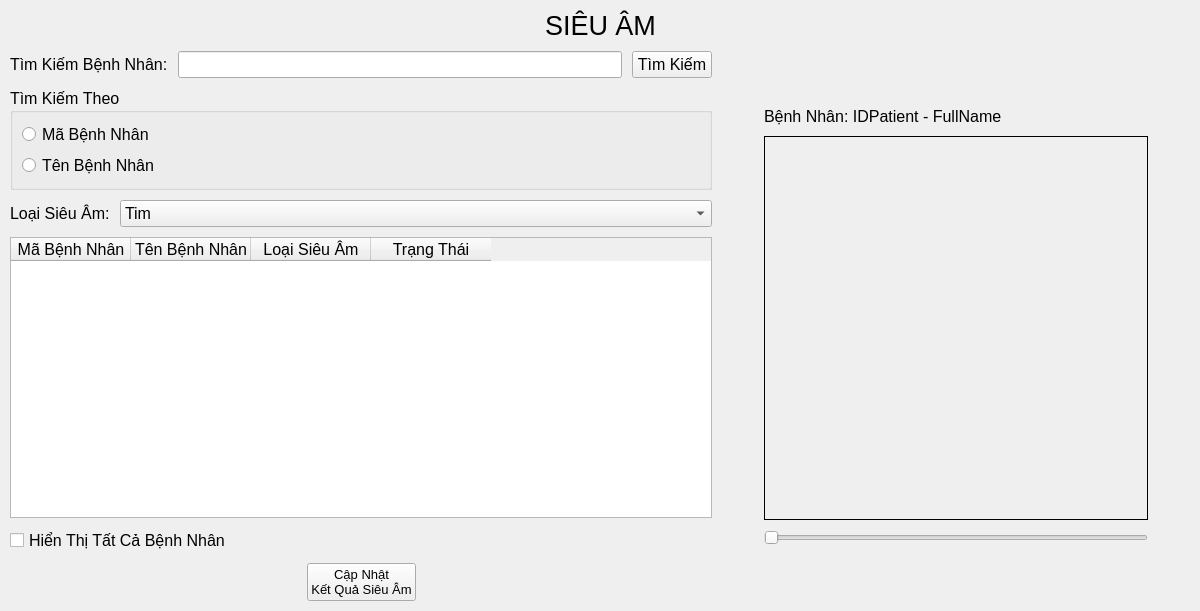
<?xml version="1.0" encoding="UTF-8"?>
<ui version="4.0">
 <class>UltraSonic</class>
 <widget class="QFrame" name="UltraSonic">
  <property name="geometry">
   <rect>
    <x>0</x>
    <y>0</y>
    <width>1200</width>
    <height>611</height>
   </rect>
  </property>
  <property name="font">
   <font>
    <pointsize>12</pointsize>
   </font>
  </property>
  <property name="windowTitle">
   <string>Frame</string>
  </property>
  <layout class="QVBoxLayout" name="verticalLayout_5" stretch="0,9">
   <property name="spacing">
    <number>10</number>
   </property>
   <property name="leftMargin">
    <number>10</number>
   </property>
   <property name="topMargin">
    <number>10</number>
   </property>
   <property name="rightMargin">
    <number>10</number>
   </property>
   <property name="bottomMargin">
    <number>10</number>
   </property>
   <item>
    <layout class="QHBoxLayout" name="horizontalLayout">
     <item>
      <spacer name="horizontalSpacer">
       <property name="orientation">
        <enum>Qt::Horizontal</enum>
       </property>
       <property name="sizeHint" stdset="0">
        <size>
         <width>40</width>
         <height>20</height>
        </size>
       </property>
      </spacer>
     </item>
     <item>
      <widget class="QLabel" name="label">
       <property name="font">
        <font>
         <pointsize>20</pointsize>
        </font>
       </property>
       <property name="text">
        <string>SIÊU ÂM</string>
       </property>
      </widget>
     </item>
     <item>
      <spacer name="horizontalSpacer_2">
       <property name="orientation">
        <enum>Qt::Horizontal</enum>
       </property>
       <property name="sizeHint" stdset="0">
        <size>
         <width>40</width>
         <height>20</height>
        </size>
       </property>
      </spacer>
     </item>
    </layout>
   </item>
   <item>
    <layout class="QHBoxLayout" name="horizontalLayout_6" stretch="3,2">
     <item>
      <layout class="QVBoxLayout" name="verticalLayout_2" stretch="0,1,0,7,0,0">
       <property name="spacing">
        <number>10</number>
       </property>
       <property name="sizeConstraint">
        <enum>QLayout::SetDefaultConstraint</enum>
       </property>
       <property name="leftMargin">
        <number>0</number>
       </property>
       <property name="topMargin">
        <number>0</number>
       </property>
       <property name="rightMargin">
        <number>0</number>
       </property>
       <property name="bottomMargin">
        <number>0</number>
       </property>
       <item>
        <layout class="QHBoxLayout" name="horizontalLayout_2">
         <item>
          <widget class="QLabel" name="label_5">
           <property name="font">
            <font>
             <pointsize>12</pointsize>
            </font>
           </property>
           <property name="text">
            <string>Tìm Kiếm Bệnh Nhân:</string>
           </property>
          </widget>
         </item>
         <item>
          <widget class="QLineEdit" name="txtSearch">
           <property name="font">
            <font>
             <pointsize>12</pointsize>
            </font>
           </property>
          </widget>
         </item>
         <item>
          <widget class="QPushButton" name="btSearch">
           <property name="font">
            <font>
             <pointsize>12</pointsize>
            </font>
           </property>
           <property name="cursor">
            <cursorShape>PointingHandCursor</cursorShape>
           </property>
           <property name="text">
            <string>Tìm Kiếm</string>
           </property>
          </widget>
         </item>
        </layout>
       </item>
       <item>
        <widget class="QGroupBox" name="groupBox">
         <property name="font">
          <font>
           <pointsize>12</pointsize>
           <kerning>false</kerning>
          </font>
         </property>
         <property name="title">
          <string>Tìm Kiếm Theo</string>
         </property>
         <layout class="QVBoxLayout" name="verticalLayout">
          <item>
           <widget class="QRadioButton" name="radioBTIDPatient">
            <property name="font">
             <font>
              <pointsize>12</pointsize>
              <strikeout>false</strikeout>
              <kerning>false</kerning>
             </font>
            </property>
            <property name="text">
             <string>Mã Bệnh Nhân</string>
            </property>
           </widget>
          </item>
          <item>
           <widget class="QRadioButton" name="radioBTFullName">
            <property name="font">
             <font>
              <pointsize>12</pointsize>
             </font>
            </property>
            <property name="text">
             <string>Tên Bệnh Nhân</string>
            </property>
           </widget>
          </item>
         </layout>
        </widget>
       </item>
       <item>
        <layout class="QHBoxLayout" name="horizontalLayout_3" stretch="0,3">
         <item>
          <widget class="QLabel" name="label_4">
           <property name="font">
            <font>
             <pointsize>12</pointsize>
            </font>
           </property>
           <property name="text">
            <string>Loại Siêu Âm:</string>
           </property>
          </widget>
         </item>
         <item>
          <widget class="QComboBox" name="comboTypeUltraSonic">
           <property name="font">
            <font>
             <pointsize>12</pointsize>
            </font>
           </property>
           <item>
            <property name="text">
             <string>Tim</string>
            </property>
           </item>
           <item>
            <property name="text">
             <string>Thai Nhi</string>
            </property>
           </item>
           <item>
            <property name="text">
             <string>Gan Mật</string>
            </property>
           </item>
          </widget>
         </item>
        </layout>
       </item>
       <item>
        <widget class="QTableWidget" name="dataTabPatient">
         <property name="font">
          <font>
           <family>MS Shell Dlg 2</family>
           <pointsize>12</pointsize>
          </font>
         </property>
         <property name="sizeAdjustPolicy">
          <enum>QAbstractScrollArea::AdjustToContents</enum>
         </property>
         <attribute name="horizontalHeaderDefaultSectionSize">
          <number>120</number>
         </attribute>
         <column>
          <property name="text">
           <string>Mã Bệnh Nhân</string>
          </property>
         </column>
         <column>
          <property name="text">
           <string>Tên Bệnh Nhân</string>
          </property>
         </column>
         <column>
          <property name="text">
           <string>Loại Siêu Âm</string>
          </property>
         </column>
         <column>
          <property name="text">
           <string>Trạng Thái</string>
          </property>
         </column>
        </widget>
       </item>
       <item>
        <widget class="QCheckBox" name="checkAllPatient">
         <property name="font">
          <font>
           <pointsize>12</pointsize>
          </font>
         </property>
         <property name="text">
          <string>Hiển Thị Tất Cả Bệnh Nhân</string>
         </property>
        </widget>
       </item>
       <item>
        <layout class="QHBoxLayout" name="horizontalLayout_4">
         <item>
          <spacer name="horizontalSpacer_3">
           <property name="orientation">
            <enum>Qt::Horizontal</enum>
           </property>
           <property name="sizeHint" stdset="0">
            <size>
             <width>40</width>
             <height>20</height>
            </size>
           </property>
          </spacer>
         </item>
         <item>
          <widget class="QPushButton" name="btUpload">
           <property name="font">
            <font>
             <pointsize>10</pointsize>
            </font>
           </property>
           <property name="cursor">
            <cursorShape>PointingHandCursor</cursorShape>
           </property>
           <property name="text">
            <string>Cập Nhật
Kết Quả Siêu Âm</string>
           </property>
          </widget>
         </item>
         <item>
          <spacer name="horizontalSpacer_4">
           <property name="orientation">
            <enum>Qt::Horizontal</enum>
           </property>
           <property name="sizeHint" stdset="0">
            <size>
             <width>40</width>
             <height>20</height>
            </size>
           </property>
          </spacer>
         </item>
        </layout>
       </item>
      </layout>
     </item>
     <item>
      <layout class="QHBoxLayout" name="horizontalLayout_5">
       <item>
        <spacer name="horizontalSpacer_5">
         <property name="orientation">
          <enum>Qt::Horizontal</enum>
         </property>
         <property name="sizeHint" stdset="0">
          <size>
           <width>40</width>
           <height>20</height>
          </size>
         </property>
        </spacer>
       </item>
       <item>
        <layout class="QVBoxLayout" name="verticalLayout_4">
         <property name="leftMargin">
          <number>10</number>
         </property>
         <property name="topMargin">
          <number>10</number>
         </property>
         <property name="rightMargin">
          <number>10</number>
         </property>
         <property name="bottomMargin">
          <number>10</number>
         </property>
         <item>
          <spacer name="verticalSpacer">
           <property name="orientation">
            <enum>Qt::Vertical</enum>
           </property>
           <property name="sizeHint" stdset="0">
            <size>
             <width>20</width>
             <height>18</height>
            </size>
           </property>
          </spacer>
         </item>
         <item>
          <layout class="QVBoxLayout" name="verticalLayout_3">
           <item>
            <widget class="QLabel" name="lbPatient">
             <property name="font">
              <font>
               <pointsize>12</pointsize>
              </font>
             </property>
             <property name="text">
              <string>Bệnh Nhân: IDPatient - FullName</string>
             </property>
            </widget>
           </item>
           <item>
            <widget class="QLabel" name="lbUltraSonicImg">
             <property name="minimumSize">
              <size>
               <width>384</width>
               <height>384</height>
              </size>
             </property>
             <property name="maximumSize">
              <size>
               <width>384</width>
               <height>384</height>
              </size>
             </property>
             <property name="frameShape">
              <enum>QFrame::Box</enum>
             </property>
             <property name="text">
              <string/>
             </property>
            </widget>
           </item>
           <item>
            <widget class="QSlider" name="hSlider">
             <property name="minimumSize">
              <size>
               <width>384</width>
               <height>0</height>
              </size>
             </property>
             <property name="maximumSize">
              <size>
               <width>384</width>
               <height>16777215</height>
              </size>
             </property>
             <property name="minimum">
              <number>1</number>
             </property>
             <property name="orientation">
              <enum>Qt::Horizontal</enum>
             </property>
            </widget>
           </item>
          </layout>
         </item>
         <item>
          <spacer name="verticalSpacer_2">
           <property name="orientation">
            <enum>Qt::Vertical</enum>
           </property>
           <property name="sizeHint" stdset="0">
            <size>
             <width>20</width>
             <height>40</height>
            </size>
           </property>
          </spacer>
         </item>
        </layout>
       </item>
       <item>
        <spacer name="horizontalSpacer_6">
         <property name="orientation">
          <enum>Qt::Horizontal</enum>
         </property>
         <property name="sizeHint" stdset="0">
          <size>
           <width>40</width>
           <height>20</height>
          </size>
         </property>
        </spacer>
       </item>
      </layout>
     </item>
    </layout>
   </item>
  </layout>
 </widget>
 <resources/>
 <connections/>
</ui>
